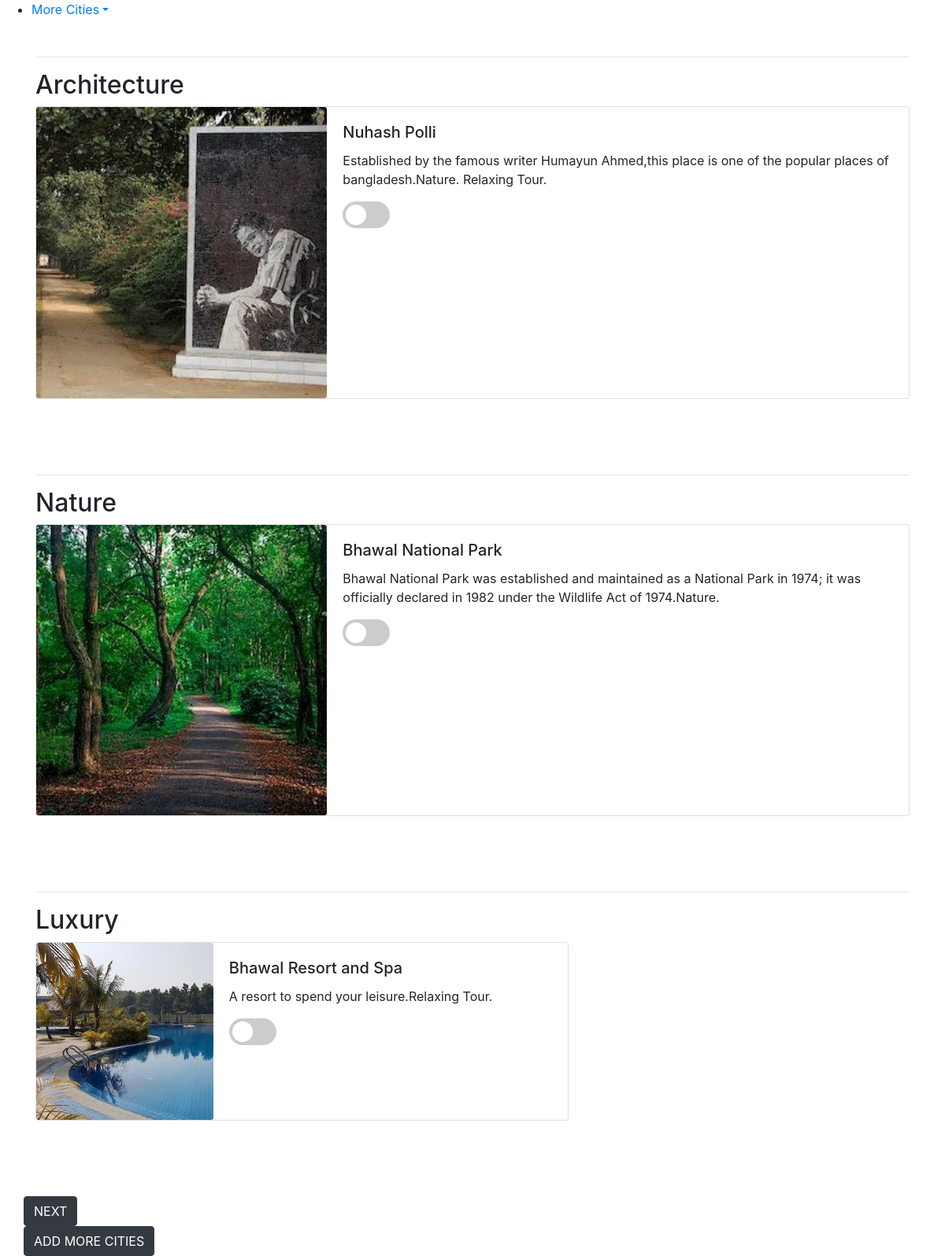
The page /city/preference/5 on the database its author committed.
### database/models.py (models this page shows)
class PREFERENCE(models.Model):
    prefName = models.CharField(max_length=50)
    image = models.ImageField(upload_to='allImages/' )
    def image_tag(self):
        return mark_safe('<img src="{}" width="100" height="50" />'.format(str(self.image.url)))
    image_tag.short_description = 'Image'
    '''def __str__(self):
        return str(self.pk) + "," + self.preferenceName + "," + self.preferenceImages'''

class SPOT(models.Model):
    spotName = models.CharField(max_length=75)
    spotInfo = models.CharField(max_length=2000)
    cityID = models.ForeignKey(CITY, on_delete=models.CASCADE)
    longitude = models.CharField(max_length=30, blank=True)
    latitude = models.CharField(max_length=30, blank=True)
    totalVisitTime = models.CharField(max_length=30, blank=True)
    openTime = models.CharField(max_length=30, blank=True)
    closeTime = models.CharField(max_length=30, blank=True)
    image = models.ImageField(upload_to='allImages/')
    def image_tag(self):
        return mark_safe('<img src="{}" width="100" height="50" />'.format(str(self.image.url)))
    image_tag.short_description = 'Image'
    '''def __str__(self):
        return str(self.pk) + "," + self.spotName + "," + self.spotInfo + "," + str(self.cityID) + "," \
               + self.longitude + "," + self.latitude + "," + self.touristSpotImages'''

### ChoiceSubsystem/views.py (the view)
# urls.py: path('preference/<int:city>', views.preference_page, name="preference"),
def preference_page(request, city):
    print("City: " + str(city) )
    if request.method == 'POST':
       some_var = request.POST.getlist('selected_spot[]')
       print("some_var1: " + str(some_var) )
       print(some_var)
       chosen_spots=request.session.get('chosen_spots',default=None)
       chosen_cities=request.session.get('chosen_cities',default=None)
       print("previous_spots: " + str(chosen_spots) )
       print("previous_cities: " + str(chosen_cities) )
       if chosen_spots is None:
           chosen_spots = some_var
           request.session.__setitem__('chosen_spots',chosen_spots)
       else:
           chosen_spots=chosen_spots+some_var
           request.session.__setitem__('chosen_spots',chosen_spots)
       print("Current Spots: " + str(chosen_spots) )
       if chosen_cities is None:
           if len(some_var)!=0:
               chosen_cities=[]
               chosen_cities.append(city)
               request.session.__setitem__('chosen_cities',chosen_cities)
       else:
           if len(some_var)!=0:
               chosen_cities.append(city)
               request.session.__setitem__('chosen_cities',chosen_cities)
       print("Current City: " + str(chosen_cities) )
       if 'next' in request.POST:
            return render(request,"extraDetailsForm.html",{})
       elif 'add_more_cities' in request.POST:
            return redirect('city')
    else:
        preference_list={}
        pref_spotName_list={}
        pref_spotDescription_list = {}
        pref_spotImage_list={}
        pref_ids=CITYPREFERENCE.objects.filter(cityID=city)
        for p in pref_ids:
            pID = p.preferenceID
            pName=pID.prefName
            preference_list[pID.id]=pID.prefName
            spot_ids=SPOTPREFERENCE.objects.filter(preferenceID=pID)
            spots={}
            spotImages={}
            spotDescriptions={}
            for s in spot_ids:
                sID=s.spotID
                if sID.cityID.id == city:
                    spots[sID.id]=sID.spotName
                    spotImages[sID.id]=sID.image
                    spotDescriptions[sID.id]=sID.spotInfo
            pref_spotName_list[pID.id]=spots
            pref_spotImage_list[pID.id]=spotImages
            pref_spotDescription_list[pID.id]=spotDescriptions
        all_city=CITY.objects.all()
        other_cities={}
        for c in all_city:
            if c.id!=city:
                other_cities[c.id]=c.cityName
        return render(request, 'prefV2.html', {'preference_list':preference_list,
                                                   'pref_spotName_list':pref_spotName_list,
                                                   'pref_spotDescription_list': pref_spotDescription_list,
                                                   'pref_spotImage_list': pref_spotImage_list,
                                                    'other_cities':other_cities,
                                                   })

### ChoiceSubsystem/templatetags/ChoiceSubsystem_extras.py (called while the page is built)
@register.filter(name='foo')
def foo(dict, key):
    return dict[key]

### templates/prefV2.html (shortened to what this page needs)
<!DOCTYPE html>
{% load ChoiceSubsystem_extras %}
<html lang="en">
<head>
    <link rel="stylesheet" href="https://stackpath.bootstrapcdn.com/bootstrap/4.3.1/css/bootstrap.min.css">
</head>
<body>
<form method ="post" action="">
    <ul class="form-row-inner">
    <li class="dropdown"><a class="dropdown-toggle" data-toggle="dropdown" href="#">More Cities</a>
    </li>
    </ul>
{% for key,value in preference_list.items %}
{% if  pref_spotName_list|foo:key %}
<div class="container mt-5">
    <hr>
     <h2>{{ value  }}</h2>
     <ul class="list-group list-group-flush">
         <div class="container">
            {% with spots=pref_spotName_list|foo:key %}
            {% with images=pref_spotImage_list|foo:key %}
            {% with descriptions=pref_spotDescription_list|foo:key %}
            {% for key,value in spots.items %}
             <div class="row">
                <div class="card mb-5" style="max-width: 1200px;">
                  <div class="row no-gutters">
                    <div class="col-md-4">
                      <img src="/media/{{images|foo:key}}" class="card-img" alt="...">
                    </div>
                    <div class="col-md-8">
                      <div class="card-body">
                        <h5 class="card-title">{{ value }}</h5>
                        <p class="card-text">{{descriptions|foo:key}}</p>
                        <label class="switch">
                             <span class="slider round"></span>
                         </label>
                      </div>
                    </div>
                  </div>
                </div>
             </div>
              {% endfor %}
              {% endwith %}
              {% endwith %}
               {% endwith %}
         </div>
     </ul>
</div>
 {% endif %}
{% endfor %}
    <div class="container mt-5">
        <div class="row">
            <input type="submit" class="btn btn-group-lg btn-dark" value="NEXT" name="next" >
        </div>
        <div class="row">
            <input type="submit" class="btn btn-group-lg btn-dark" value="ADD MORE CITIES" name="add_more_cities">
        </div>
    </div>
</form>
</body>
</html>

### templates/prefV2.html (style rules this page uses)
.switch { position: relative; display: inline-block; width: 60px; height: 34px; }
.slider { position: absolute; cursor: pointer; top: 0; left: 0; right: 0; bottom: 0; background-color: #ccc; -webkit-transition: .4s; transition: .4s; }
.slider:before { position: absolute; content: ""; height: 26px; width: 26px; left: 4px; bottom: 4px; background-color: white; -webkit-transition: .4s; transition: .4s; }
.slider.round { border-radius: 34px; }
.slider.round:before { border-radius: 50%; }

### rows shown on the page
PREFERENCE: preference_list "Architecture"
SPOT: shows a picture, spotName "Nuhash Polli", spotInfo "Established by the famous writer Humayun Ahmed,this place is one of the popular places of bangladesh.Nature. Relaxing Tour."
PREFERENCE: preference_list "Nature"
SPOT: shows a picture, spotName "Bhawal National Park", spotInfo "Bhawal National Park was established and maintained as a National Park in 1974; it was officially declared in 1982 under the Wildlife Act of 1974.Nature."
PREFERENCE: preference_list "Luxury"
SPOT: shows a picture, spotName "Bhawal Resort and Spa", spotInfo "A resort to spend your leisure.Relaxing Tour."
